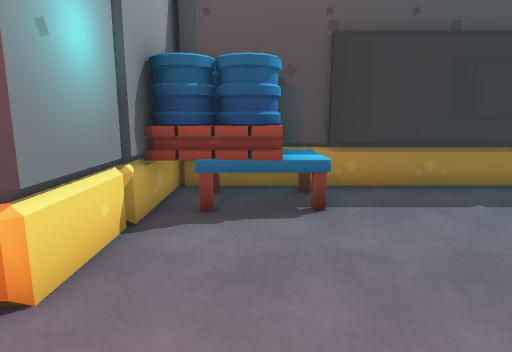
[1] (above)

13 first-person views from a walk through a Unity game level. The camera is 1.4 m above the floor, tilts 10° down and sees 75° across. The floor is counted in squares, 1 m on a side. Each view is taken from the middle of a square. On the plan, view 1 faces up. The plan holds only what a view shows up to about 15 squares ahead; the rest is blank. Some animated figures are left out. Door leaves are left out, so doorways stand open.

[2]
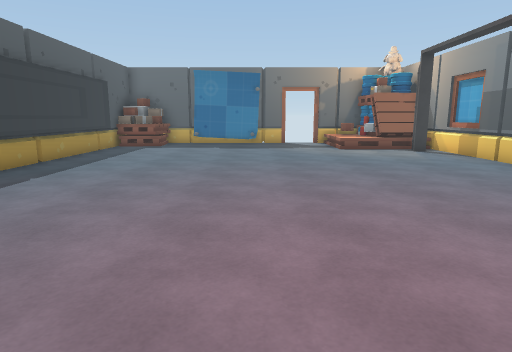

[3]
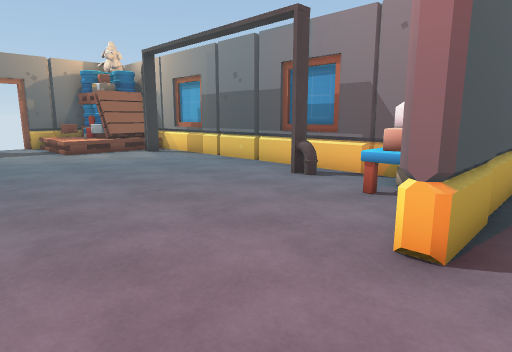

[4]
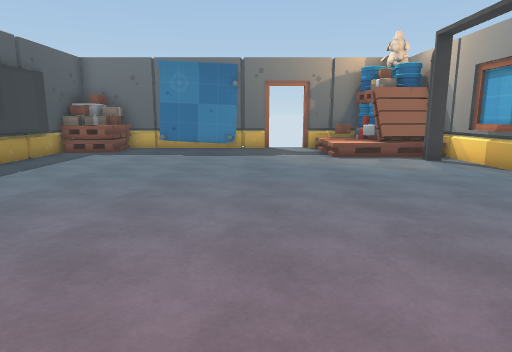

[5]
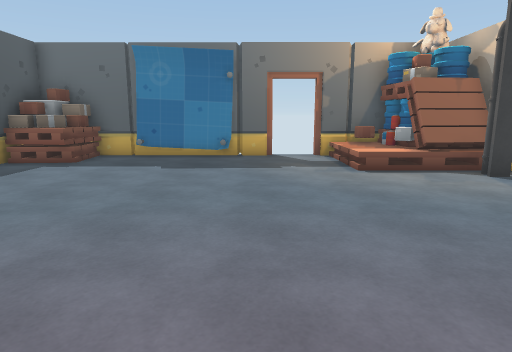

[6]
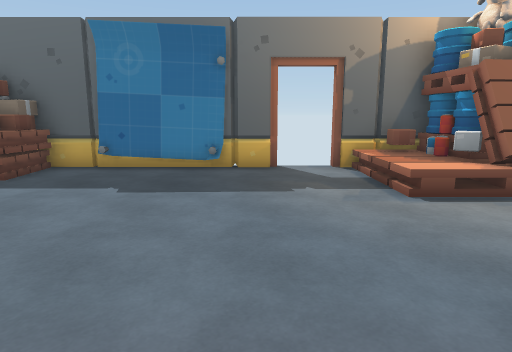

[7]
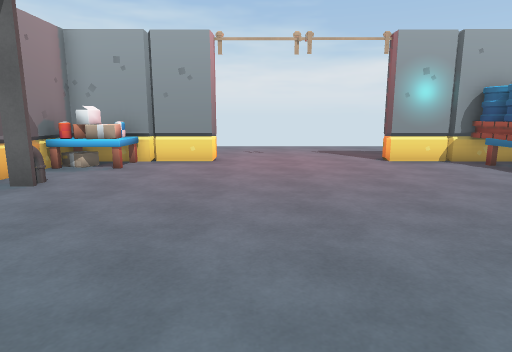

[8]
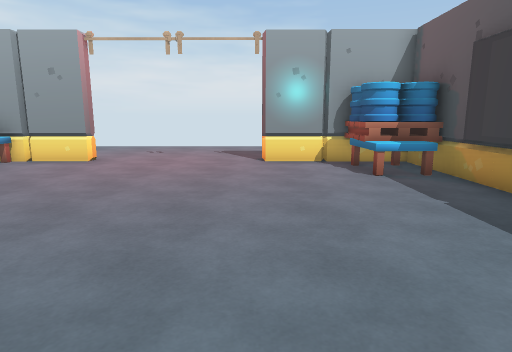

[9]
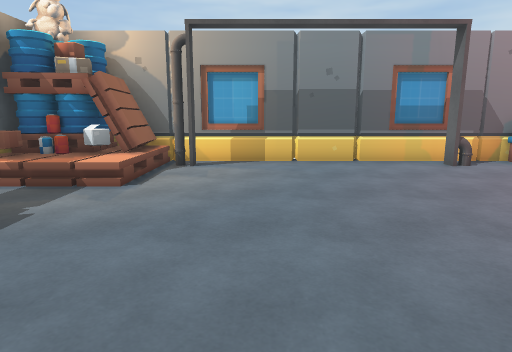

[10]
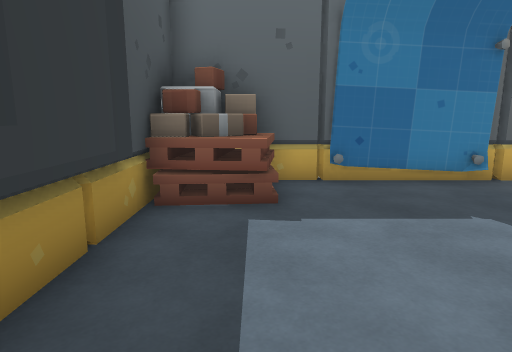

[11]
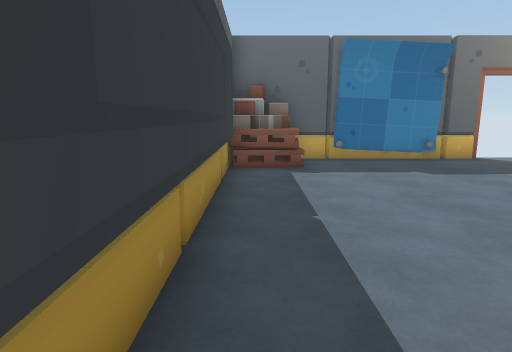

[12]
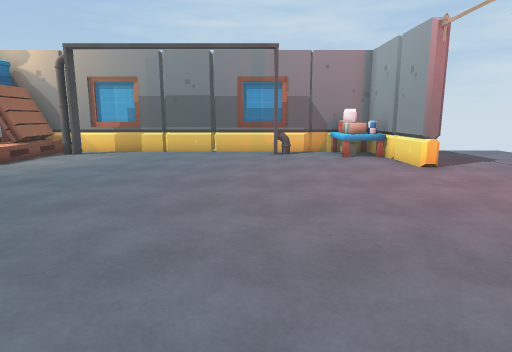

[13]
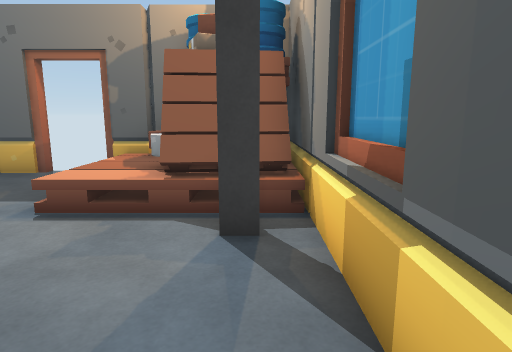

### Floor plan
Points are (right, up) in squares from view 1. A wall is a line through its corners. A room is listed if a view was taken in it or the views show most of it. See-through windows are left out.
Room 1 (views 1, 4, 5, 6, 7, 8, 9, 10, 11, 12, 13)
walls: (7.9, -8) (9.6, -8); (6.4, 6.8) (-1.7, 6.8) (-1.7, 2.2); (-1.7, -3.4) (-1.7, -7.8) (14.4, -7.8); (1.9, -8) (3.6, -8); (14.3, -1.6) (14.3, 5.8); (14.3, -4.6) (14.3, -3.3); (11.2, 6.6) (1.6, 6.6); (13.5, 6.8) (10.5, 6.8)
low walls: (14.1, -0.1) (14.4, 0.4); (10.4, 6.8) (6.5, 6.8); (14.4, 3) (14.2, 3.5)
ways out: open door at (-2, -0.5) to room 2; open door at (14.5, -2.5)
objects: other object (-1, -7) to (0, -6); other object (-1, 5) to (-1, 6); other object (0, 5) to (1, 6); other object (2, -7); other object (10, -7); other object (11, -7) to (12, -6); other object (12, -5); other object (12, 5) to (12, 6); other object (13, -7) to (14, -6); other object (13, -5); other object (13, 5); other object (13, 6); other object (14, -5); other object (14, 5); other object (14, 6); other object (15, -7) to (15, -5)
Room 2 (views 2, 3)
walls: (-2.2, -7.4) (-2.2, -3.4)
ways out: open door at (-2, -0.5) to room 1

Positions as (right, up) in squares from view 1, and headings:
1: (0, 0), facing up
2: (-4, 0), facing right
3: (-3, 0), facing down-right
4: (-1, -1), facing right
5: (2, -1), facing right
6: (5, -1), facing right
7: (9, -2), facing left
8: (9, 2), facing left
9: (8, 3), facing down
10: (7, 5), facing right
11: (3, 6), facing right
12: (3, 6), facing down
13: (6, -7), facing right
